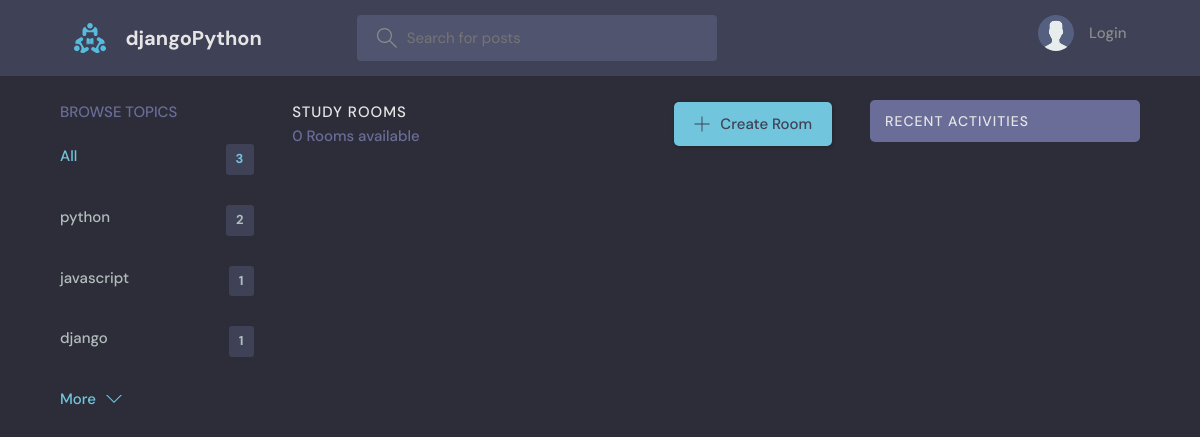
The page /?q=Designers on the database as committed earlier.
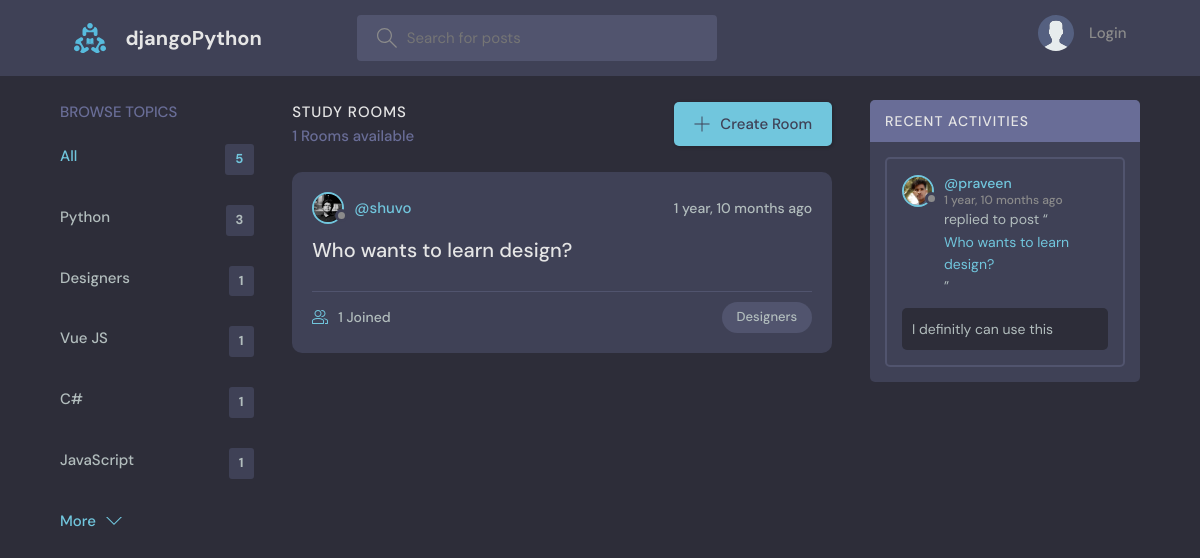
The same page on the database as committed later.
### base/models.py (models this page shows, shortened)
class Topic(models.Model):
    name = models.CharField(max_length=200)

class Room(models.Model):
    host = models.ForeignKey(User, on_delete=models.SET_NULL, null=True)
    topic = models.ForeignKey(Topic, on_delete=models.SET_NULL, null=True)
    name = models.CharField(max_length=200)
    description = models.TextField(null=True, blank=True)
    participants = models.ManyToManyField(
        User, related_name='participants', blank=True)
    updated = models.DateTimeField(auto_now=True)
    created = models.DateTimeField(auto_now_add=True)
    class Meta:
        ordering = ['-updated', '-created']
    def __str__(self):
        return self.name

class User(AbstractUser):
    name = models.CharField(max_length=200, null=True)
    email = models.EmailField(unique=True, null=True)
    bio = models.TextField(null=True)
    avatar = models.ImageField(null=True, default="avatar.svg")
    USERNAME_FIELD = 'email'
    REQUIRED_FIELDS = []

class Message(models.Model):
    user = models.ForeignKey(User, on_delete=models.CASCADE)
    room = models.ForeignKey(Room, on_delete=models.CASCADE)
    body = models.TextField()
    updated = models.DateTimeField(auto_now=True)
    created = models.DateTimeField(auto_now_add=True)
    class Meta:
        ordering = ['-updated', '-created']

### base/views.py (the view)
# urls.py: path('', views.home, name="home"),
def home(request):
    q = request.GET.get('q') if request.GET.get('q') != None else ''
    rooms = Room.objects.filter(
        Q(topic__name__icontains=q) |
        Q(name__icontains=q) |
        Q(description__icontains=q)
    )
    topics = Topic.objects.all()[0:5]
    room_count = rooms.count()
    room_messages = Message.objects.filter(
        Q(room__topic__name__icontains=q))[0:3]
    context = {'rooms': rooms, 'topics': topics,
               'room_count': room_count, 'room_messages': room_messages}
    return render(request, 'base/home.html', context)

### base/templates/base/home.html (shortened to what this page needs)
{% extends 'main.html' %}
{% block content %}
<main class="layout layout--3">
  <div class="container">
    {% include 'base/topics_component.html' %}
    <div class="roomList">
      <div class="roomList__header">
        <div>
          <h2>Study Rooms</h2>
          <p>{{room_count}} Rooms available</p>
        </div>
        <a class="btn btn--main" href="{% url 'create-room' %}">
          <svg version="1.1" xmlns="http://www.w3.org/2000/svg" width="32" height="32" viewBox="0 0 32 32">
            <title>add</title>
            <path
              d="M16.943 0.943h-1.885v14.115h-14.115v1.885h14.115v14.115h1.885v-14.115h14.115v-1.885h-14.115v-14.115z">
            </path>
          </svg>
          Create Room
        </a>
      </div>
      {% include 'base/feed_component.html' %}
    </div>
    {% include 'base/activity_component.html' %}
  </div>
</main>
{% endblock %}

### templates/main.html (shortened to what this page needs)
<!DOCTYPE html>
{% load static %}
<html lang="en">
<head>
    <link rel="stylesheet" href="{% static 'styles/style.css' %}" />
</head>
<body>
    {% include 'navbar.html' %}
    {% block content %}
    {% endblock %}
</body>
</html>

### templates/navbar.html (shortened to what this page needs)
{% load static %}
<header class="header header--loggedIn">
    <div class="container">
        <a href="{% url 'home' %}" class="header__logo">
            <img src="{% static 'images/logo.svg' %}" />
            <h1>djangoPython</h1>
        </a>
        <form class="header__search" method="GET" action="{% url 'home' %}">
            <label>
                <input name="q" placeholder="Search for posts" />
            </label>
        </form>
        <nav class="header__menu">
            {% if request.user.is_authenticated %}
            <div class="header__user">
                <a href="{% url 'update-user' %}">
                    <div class="avatar avatar--medium active">
                        <img src="{{request.user.avatar.url}}" />
                    </div>
                    <p>{{request.user.username}} <span>@{{request.user.username}}</span></p>
                </a>
                <button class="dropdown-button">
                    <svg version="1.1" xmlns="http://www.w3.org/2000/svg" width="32" height="32" viewBox="0 0 32 32">
                        <title>chevron-down</title>
                        <path d="M16 21l-13-13h-3l16 16 16-16h-3l-13 13z"></path>
                    </svg>
                </button>
            </div>
            {% else %}
            <a href="{% url 'login' %}">
                <img src="{% static 'images/avatar.svg' %}" />
                <p>Login</p>
            </a>
            {% endif %}
        </nav>
    </div>
</header>

### base/templates/base/topics_component.html
<div class="topics">
    <div class="topics__header">
        <h2>Browse Topics</h2>
    </div>
    <ul class="topics__list">
        <li>
            <a href="{% url 'home' %}" class="active">All <span>{{topics.count}}</span></a>
        </li>
        {% for topic in topics %}
        <li>
            <a href="{% url 'home' %}?q={{topic.name}}">{{topic.name}}<span>{{topic.room_set.all.count}}</span></a>
        </li>
        {% endfor %}
    </ul>
    <a class="btn btn--link" href="{% url 'topics' %}">
        More
        <svg version="1.1" xmlns="http://www.w3.org/2000/svg" width="32" height="32" viewBox="0 0 32 32">
            <title>chevron-down</title>
            <path d="M16 21l-13-13h-3l16 16 16-16h-3l-13 13z"></path>
        </svg>
    </a>
</div>

### base/templates/base/feed_component.html (shortened to what this page needs)
{% for room in rooms %}
<div class="roomListRoom">
    <div class="roomListRoom__header">
        <a href="{% url 'user-profile' room.host.id %}" class="roomListRoom__author">
            <div class="avatar avatar--small">
                <img src="{{room.host.avatar.url}}" />
            </div>
            <span>@{{room.host.username}}</span>
        </a>
        <div class="roomListRoom__actions">
            <span>{{room.created|timesince}} ago</span>
        </div>
    </div>
    <div class="roomListRoom__content">
        <a href="{% url 'room' room.id %}">{{room.name}}</a>
    </div>
    <div class="roomListRoom__meta">
        <a href="{% url 'room' room.id %}" class="roomListRoom__joined">
            {{room.participants.all.count}} Joined
        </a>
        <p class="roomListRoom__topic">{{room.topic.name}}</p>
    </div>
</div>
{% endfor %}

### base/templates/base/activity_component.html (shortened to what this page needs)
<div class="activities">
    <div class="activities__header">
        <h2>Recent Activities</h2>
    </div>
    {% for message in room_messages %}
    <div class="activities__box">
        <div class="activities__boxHeader roomListRoom__header">
            <a href="{% url 'user-profile' message.user.id %}" class="roomListRoom__author">
                <div class="avatar avatar--small">
                    <img src="{{message.user.avatar.url}}" />
                </div>
                <p>
                    @{{message.user.username}}
                    <span>{{message.created|timesince}} ago</span>
                </p>
            </a>
        </div>
        <div class="activities__boxContent">
            <p>replied to post “<a href="{% url 'room' message.room.id %}">{{message.room}}</a>”</p>
            <div class="activities__boxRoomContent">{{message.body}}</div>
        </div>
    </div>
    {% endfor %}
</div>

Rows that differ between the two databases and show on the page:
removed Topic: name "python", room_set.all.count "2"
removed Topic: name "javascript", room_set.all.count "1"
removed Topic: name "django", room_set.all.count "1"
added Topic: name "Python", room_set.all.count "3"
added Topic: name "Designers", room_set.all.count "1"
added Topic: name "Vue JS", room_set.all.count "1"
added Topic: name "C#", room_set.all.count "1"
added Topic: name "JavaScript", room_set.all.count "1"
added Room: host.avatar (picture), host.username "shuvo", created "1 year, 10 months", name "Who wants to learn design?", participants.all.count "1", topic.name "Designers"
now on this page (row edited): Message: user.avatar (picture), user.username "praveen", created "1 year, 10 months", room "Who wants to learn design?", body "I definitly can use this"
Other text that changed with them:
{{ topics.count }}: "3" → "5"
{{ room_count }}: "0" → "1"
